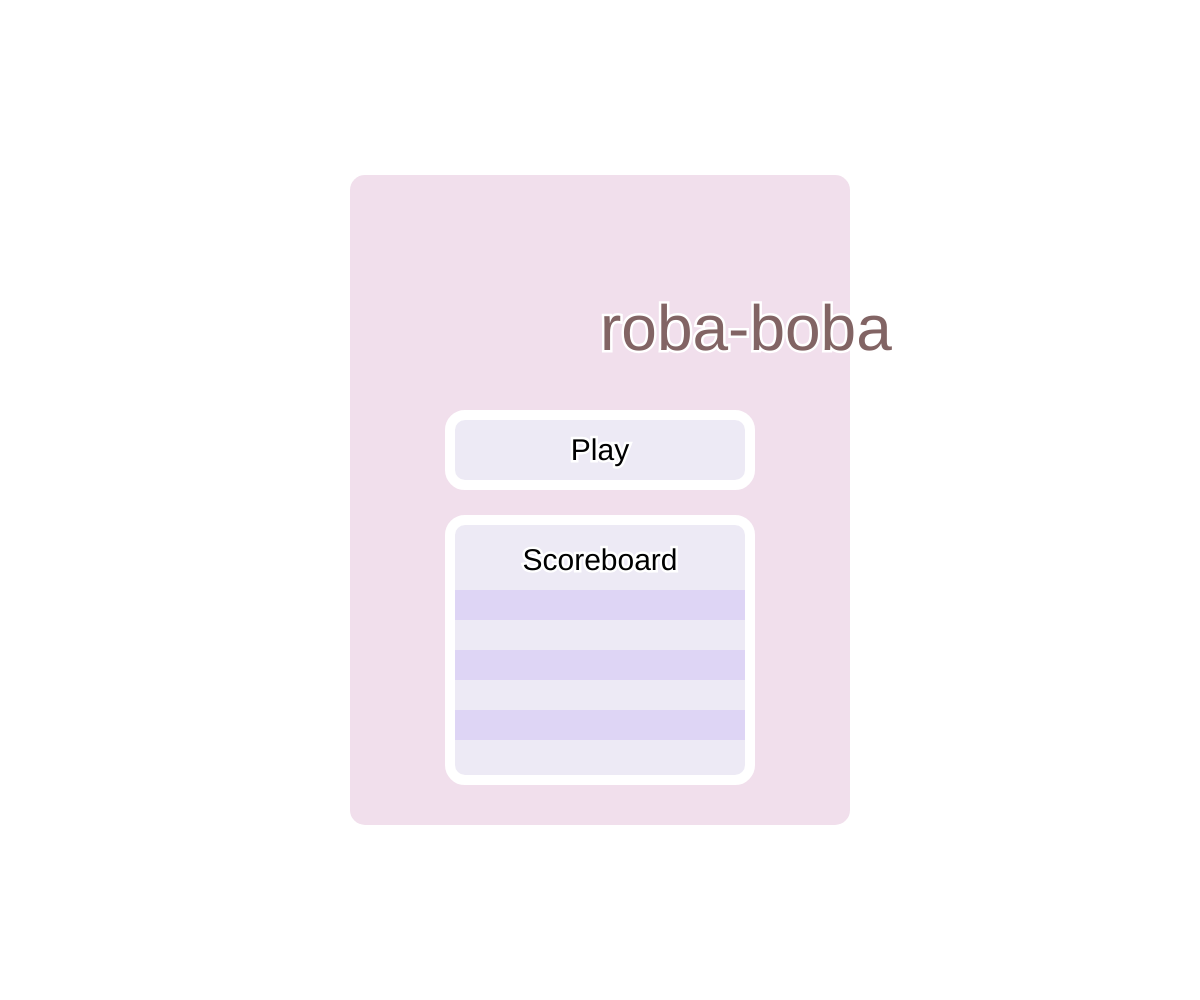
Frame 1 (no input)
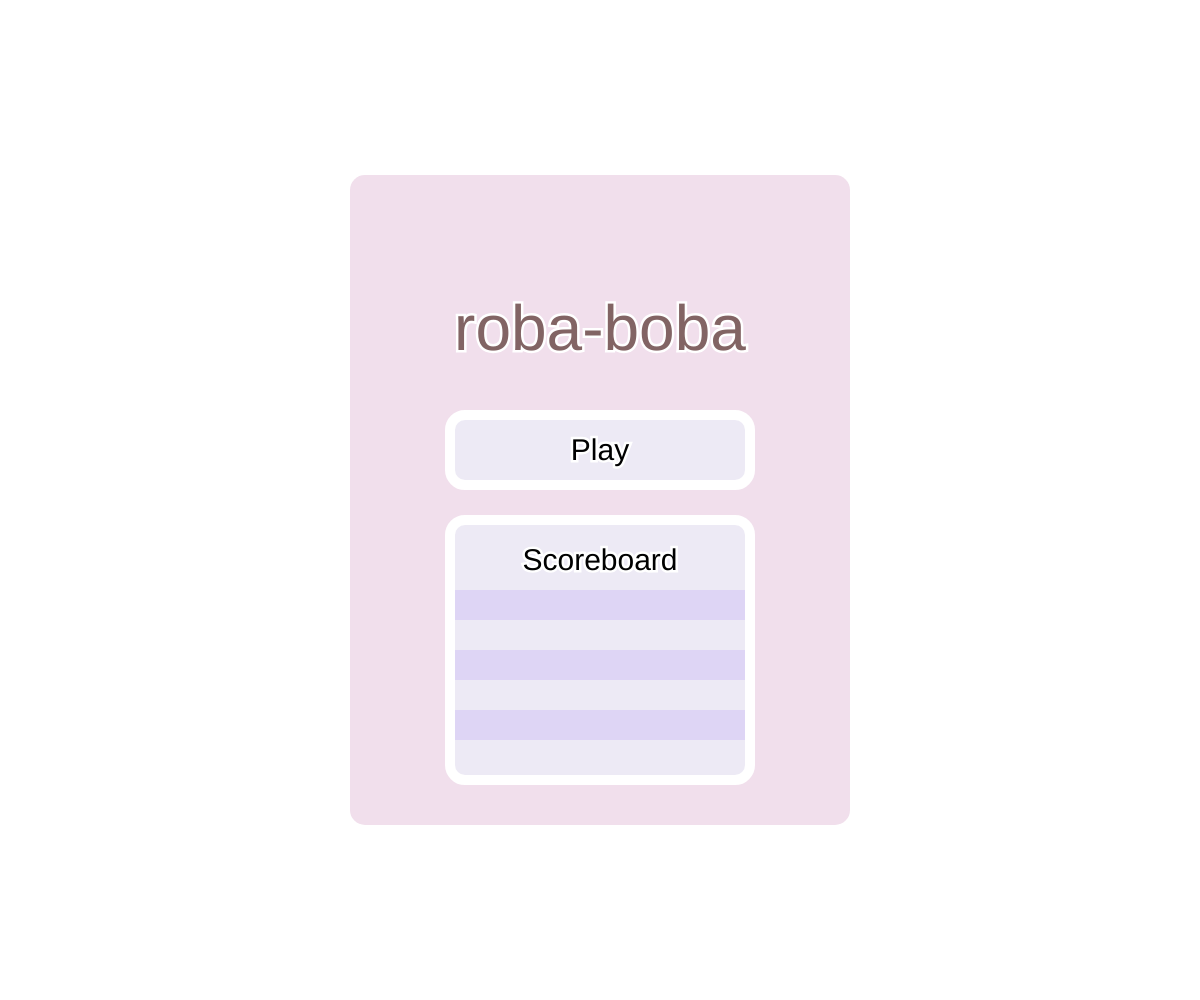
Frame 60 (no input)
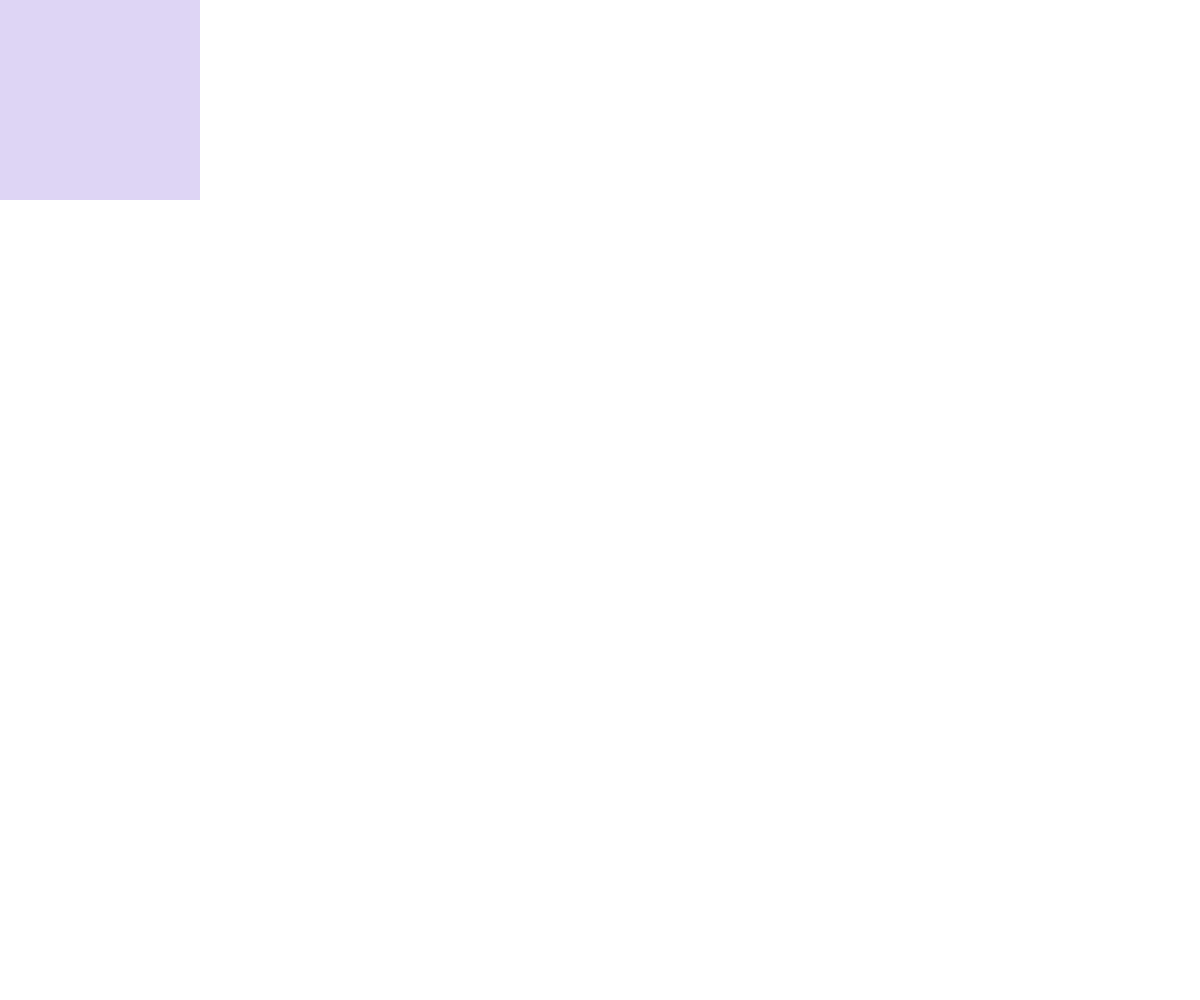
Frame 120 (the mouse pressed at the canvas centre since frame 60)

The p5.js sketch that drew these frames (run headless with seeded random() and noise() and a simulated clock; from frame 60 on, the mouse is pressed at the canvas centre):

// p5.js sketch
// ── sketch.js
var mode = 0

function setup() {
    createCanvas(windowWidth, windowHeight);
}

function windowResized() {
    resizeCanvas(windowWidth, windowHeight);
}

function draw() {
  background(255);

  if (mode == 0) {
    screen1();
  } else if (mode == 1) {
    screen2();
  } else if (mode == 2) {
    screen3();
  }
  
}

// Useful to have multiple elements on one screen
// Home Screen
function screen1() {
  // Menu Box
  noStroke();
  fill('#F1DFEC');
  rectMode(CENTER);
  rect(width/2, height/2, 500, 650, 15);

  // Roba-boba Logo
  strokeWeight(5);
  stroke(255);
  fill('#826464');
  textSize(64);
  text('roba-boba', width/2, height/2 - 150);
  textAlign(CENTER);

  // Play Button Box
  strokeWeight(10);
  stroke(255);
  fill('#EDEAF5');
  rect(width/2, height/2 - 50, 300, 70, 15);

  // Play Button Text
  strokeWeight(5);
  stroke(255);
  fill(0);
  textSize(30);
  text('Play', width/2, height/2 - 40);
  textAlign(CENTER);

  // Scoreboard Button Box
  strokeWeight(10);
  stroke(255);
  fill('#EDEAF5');
  rect(width/2, height/2 + 150, 300, 260, 15);

  // Scoreboard Text 
  strokeWeight(5);
  stroke(255);
  fill(0);
  textSize(30);
  text('Scoreboard', width/2, height/2 + 70);
  textAlign(CENTER); 
  
  // Scoreboard Background Dark Stripes
  for(let i = 0; i < 6; i++){
    if(i % 2 != 0){
      strokeWeight(0);
      fill('#DED5F5');
      rect(width/2, height/2 + 75 + i * 30, 290, 30);
    }
  }
}

function screen2() {
  rect(50, 50, 300, 300);
}

function screen3() {
  line(0, 0, windowWidth, windowHeight);
  line(0, windowWidth, windowWidth, 0);
}


//Method 1: More flexible, any order
function mousePressed() {
  if (mode == 0) {
    mode = 1;
  } else if (mode == 1) {
    mode = 2;
  } else if (mode == 2) {
    mode = 0;
  }
}

//Method 2: Can only go in order
// function mousePressed(){
//   mode=mode+1;
//   if (mode==3) {
//     mode=0;
//   }
//   print(mode);
// ── style.css
html, body {
    margin: 0;
    padding: 0;
  }
  canvas {
    display: block;
  }

  body{margin:0;overflow:hidden}
